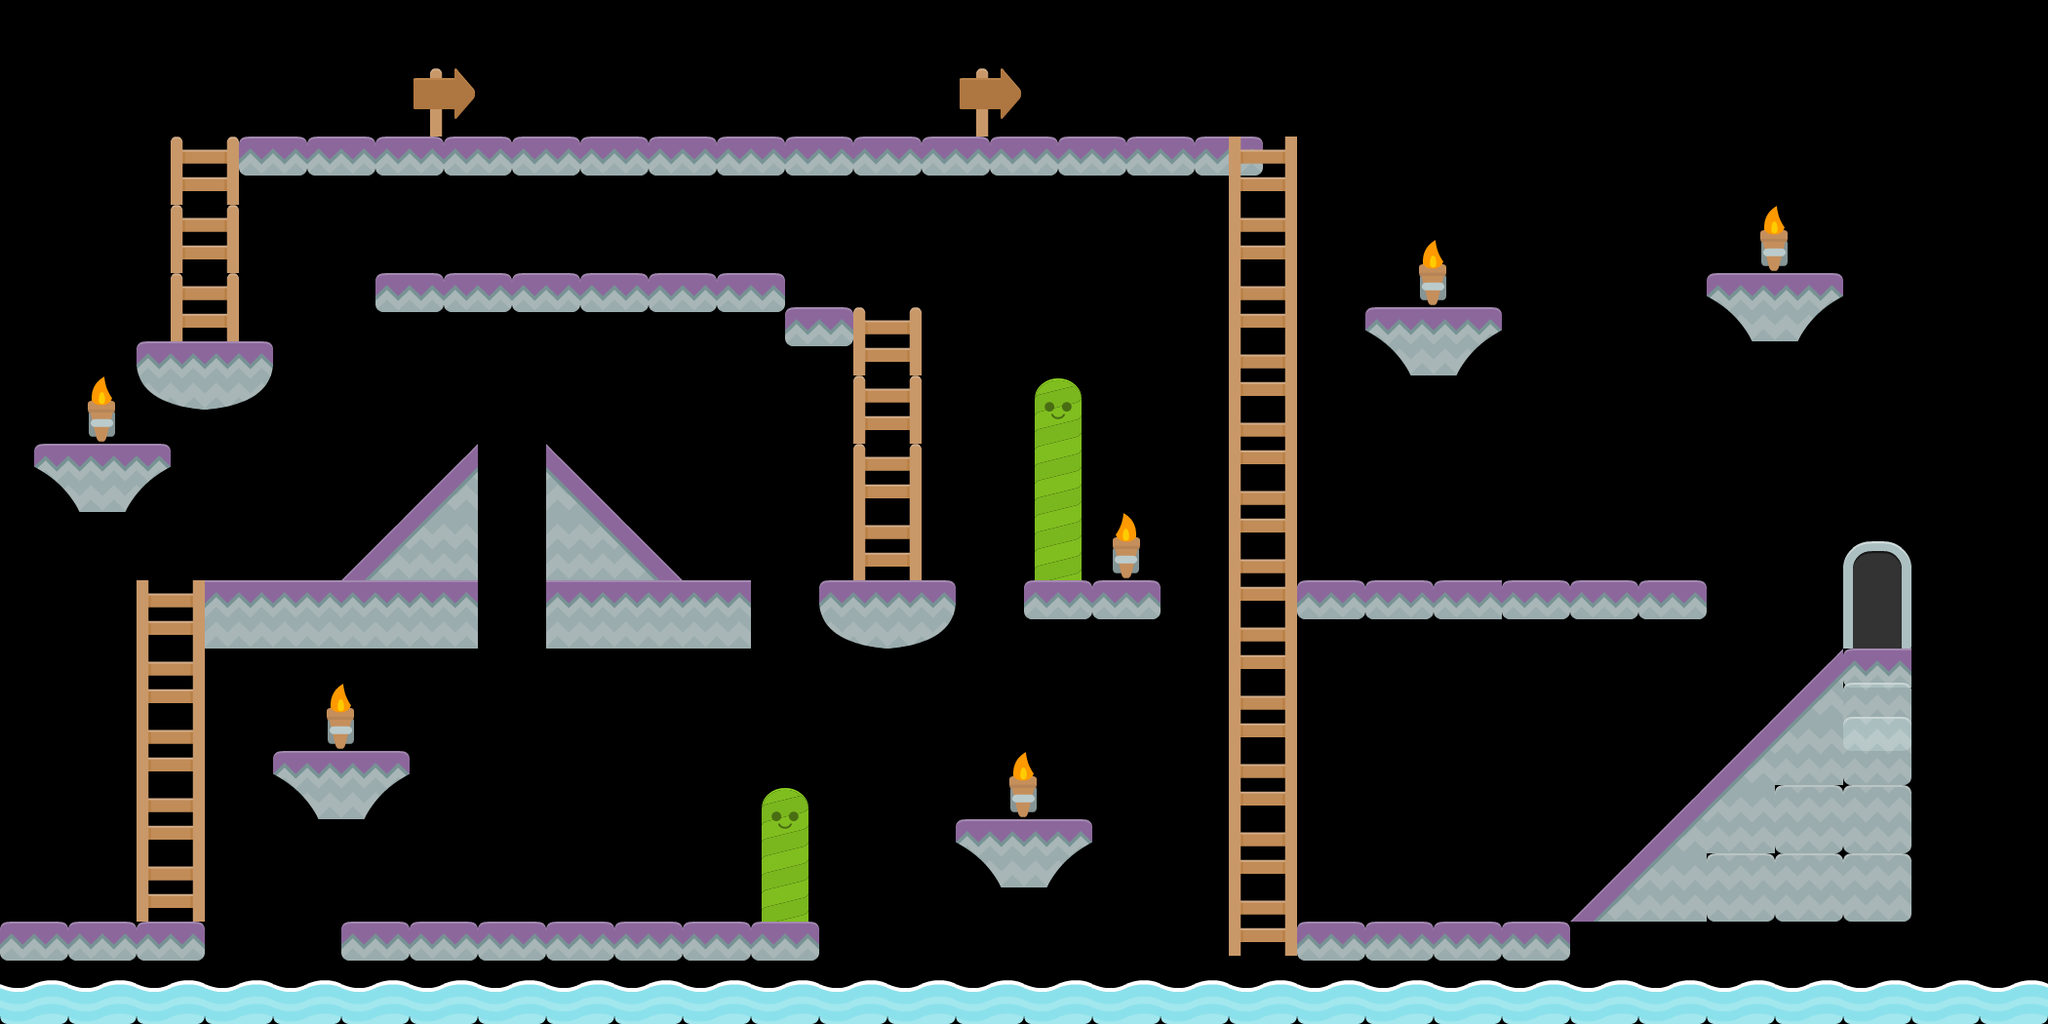

Below is a game level as drawn by its tile map, then a one-line description and the .tmx that defines it (tile-layer data replaced by summaries):
An orthogonal 60x30 tile map with 35x35 px tiles, 3 tile layers (Platform, Ladders, Background).

<map version="1.0" orientation="orthogonal" renderorder="right-down" width="60" height="30" tilewidth="35" tileheight="35" nextobjectid="1">
 <tileset firstgid="1" name="tileset" tilewidth="70" tileheight="70" spacing="2" margin="2">
  <image source="tileset.png" width="1024" height="1024" />
 </tileset>
 <layer name="Platform" width="60" height="30" opacity="0.9">
  <data>[1800 cells, 86 non-empty, 12 distinct tile ids]</data>
 </layer>
 <layer name="Ladders" width="60" height="30">
  <data>[1800 cells, 54 non-empty, 3 distinct tile ids]</data>
 </layer>
 <layer name="Background" width="60" height="30">
  <data>[1800 cells, 15 non-empty, 7 distinct tile ids]</data>
 </layer>
</map>
